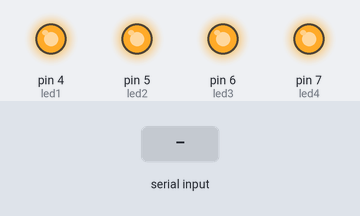
A sketch run on a simulated Arduino Uno, built with avr-gcc and run on an emulated ATmega328P. Parts: output pins drawn as LEDs (lit = HIGH). The test bench sets the inputs (shaded band). What the sketch prints to the serial monitor is not drawn.

Above: at 1.2 s.
1.3 s: "A" received over the second serial link
At 1.7 s:
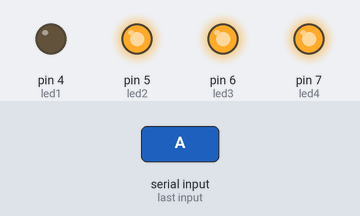
2.8 s: "B" received over the second serial link
At 4.0 s:
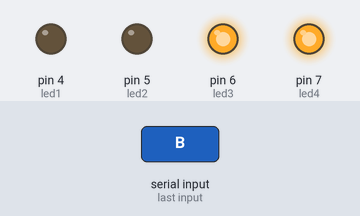
4.3 s: "a" received over the second serial link
At 5.3 s:
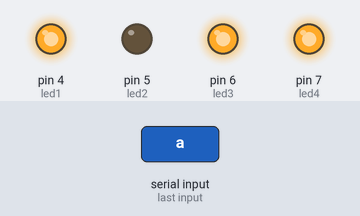
5.8 s: "E" received over the second serial link
At 6.4 s:
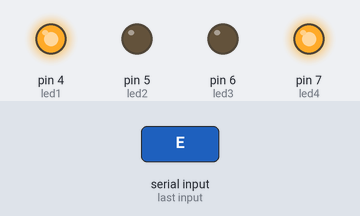
7.3 s: "b" received over the second serial link
At 7.6 s:
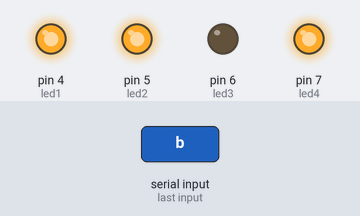
8.8 s: "D" received over the second serial link
At 9.9 s:
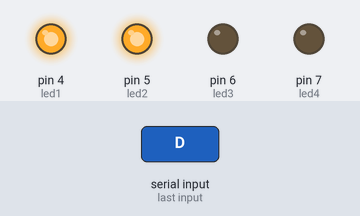
Timing chart, 0 to 11.3 s (numbered marks = the images above; inputs shaded):
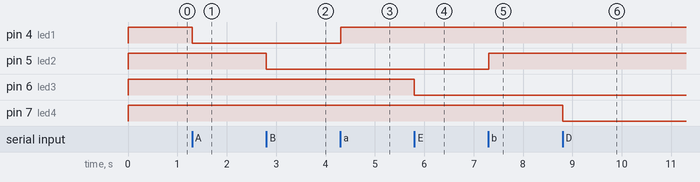

Measured:
- after the input at 1.3 s, pin 4 (led1): HIGH → LOW at once
- after the input at 2.8 s, pin 5 (led2): HIGH → LOW at once
- after the input at 4.3 s, pin 4 (led1): LOW → HIGH at once
- after the input at 5.8 s, pin 6 (led3): HIGH → LOW at once
- after the input at 7.3 s, pin 5 (led2): LOW → HIGH at once
- after the input at 8.8 s, pin 7 (led4): HIGH → LOW at once

The sketch:

reyax_ble_RYBG211.ino
```cpp
#include <SoftwareSerial.h>

#define rxPin 10
#define txPin 11
const int led1 = 4;
const int led2 = 5;
const int led3 = 6;
const int led4 = 7;
char data_in ;

// Set up a new SoftwareSerial object
SoftwareSerial mySerial =  SoftwareSerial(rxPin, txPin);


void setup() {

  pinMode(led1, OUTPUT);
  pinMode(led2, OUTPUT);
  pinMode(led3, OUTPUT);
  pinMode(led4, OUTPUT);

  pinMode(rxPin, INPUT);
  pinMode(txPin, OUTPUT);

  digitalWrite(led1, HIGH);
  digitalWrite(led2, HIGH);
  digitalWrite(led3, HIGH);
  digitalWrite(led4, HIGH);


    // Set the baud rate for the SoftwareSerial object
    mySerial.begin(9600);
    Serial.begin(9600);
}

void loop() {
  if (mySerial.available() > 0) {
    data_in = (char)mySerial.read();
    Serial.print(data_in);
  }

if (data_in == 'A') {
    digitalWrite(led1, LOW);
    delay(20);


  }

  if (data_in == 'a') {
    digitalWrite(led1, HIGH);
    delay(5);


  }

  if (data_in == 'B') {
    digitalWrite(led2, LOW);
    delay(20);


  }

  if (data_in == 'b') {
    digitalWrite(led2, HIGH);
    delay(5);


  }
  if (data_in == 'E') {
    digitalWrite(led3, LOW);
    delay(20);


  }

  if (data_in == 'e') {
    digitalWrite(led3, HIGH);
    delay(5);


  }
  if (data_in == 'D') {
    digitalWrite(led4, LOW);
    delay(20);


  }

  if (data_in == 'd') {
    digitalWrite(led4, HIGH);
    delay(5);


  }
}
```
